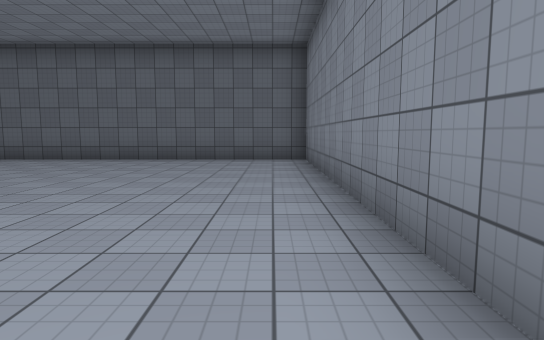
View 1 (above)

20 first-person views from a walk through a 3-D level made in the Unity game engine. The camera is 1.4 m above the floor, tilts 6° down and sees 75° across. The floor is counted in squares, 2 m on a side. Each view is taken from the middle of a square. On the plan, view 1 faces up. The plan holds only what a view shows up to about 11 squares ahead; the rest is blank. The player is left out. Surface patterns are stand-ins for the level's own textures.

View 2
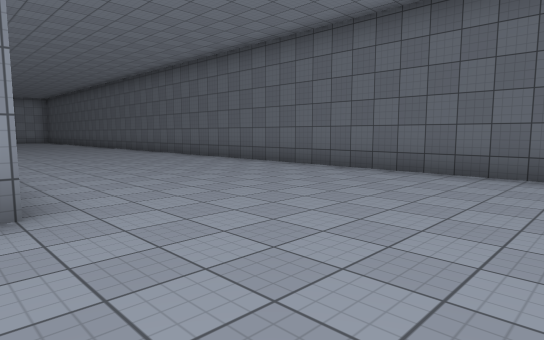

View 3
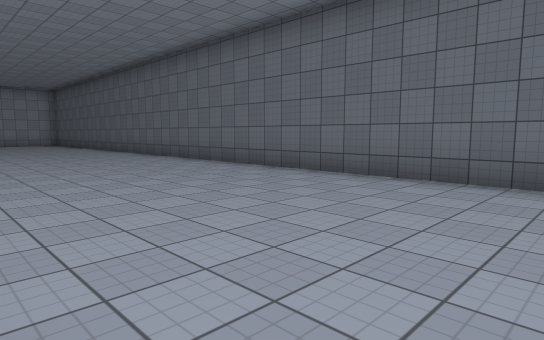

View 4
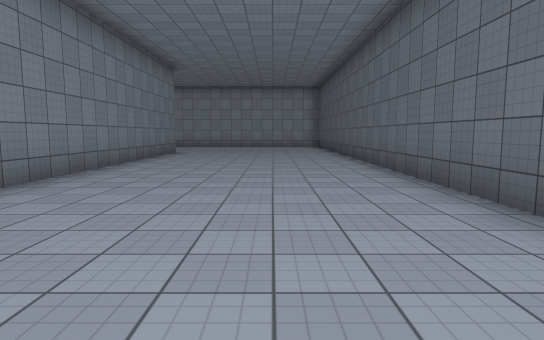

View 5
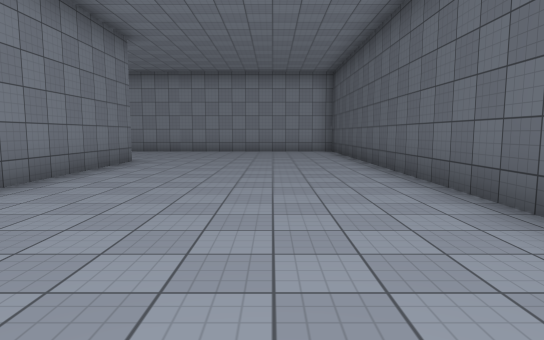

View 6
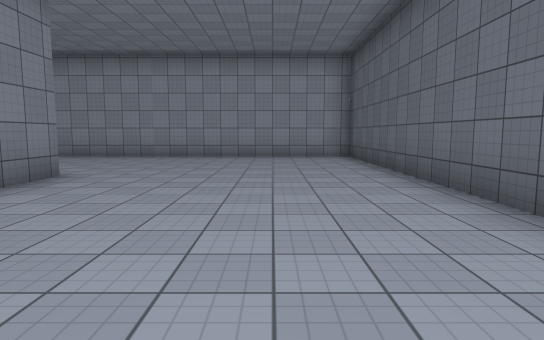

View 7
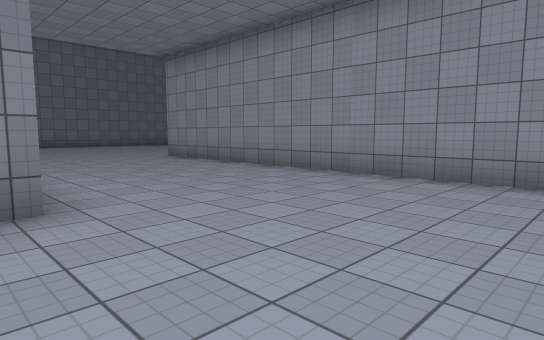

View 8
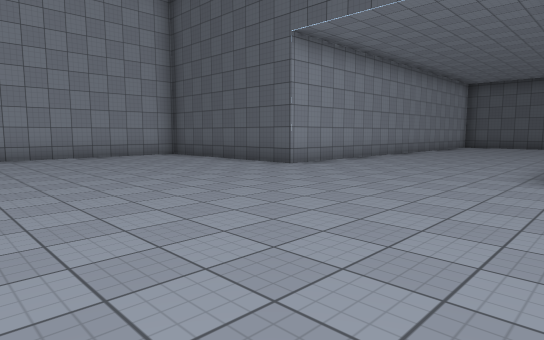

View 9
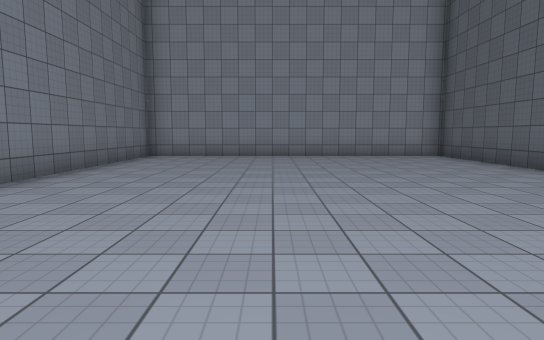

View 10
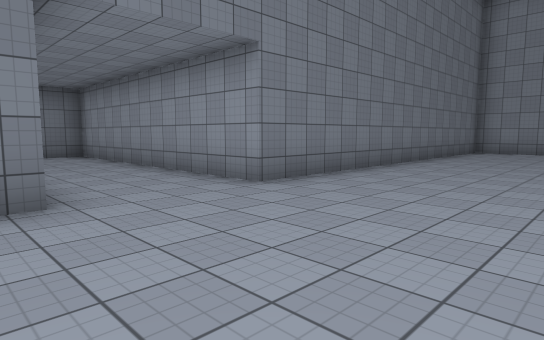

View 11
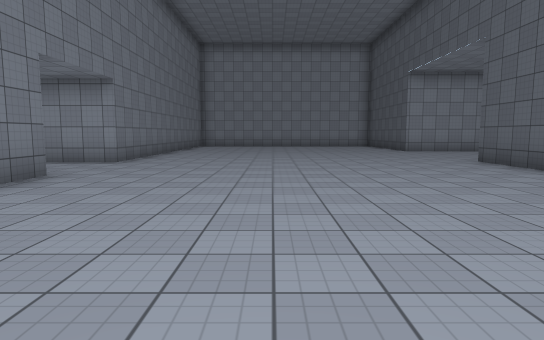

View 12
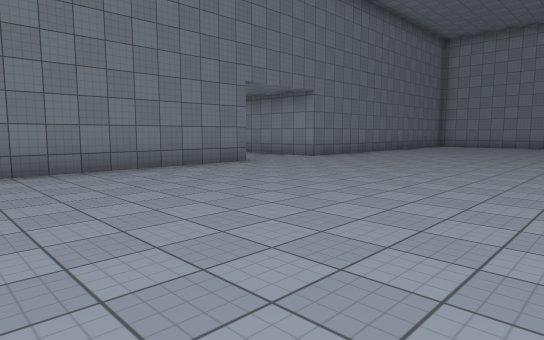

View 13
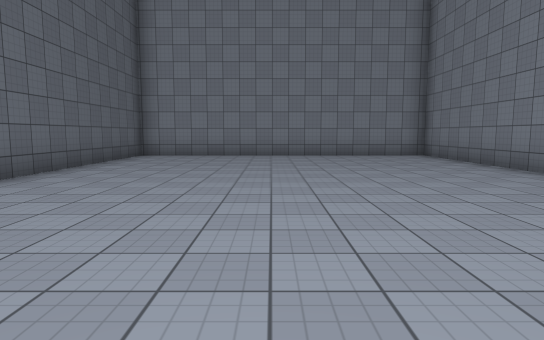

View 14
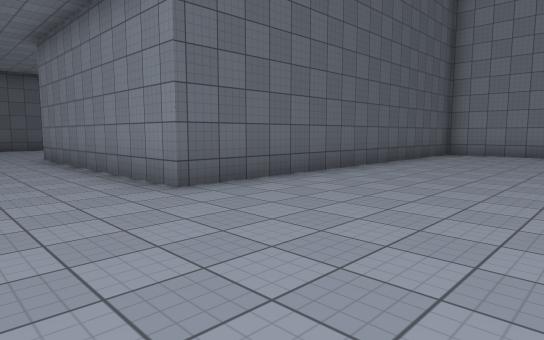

View 15
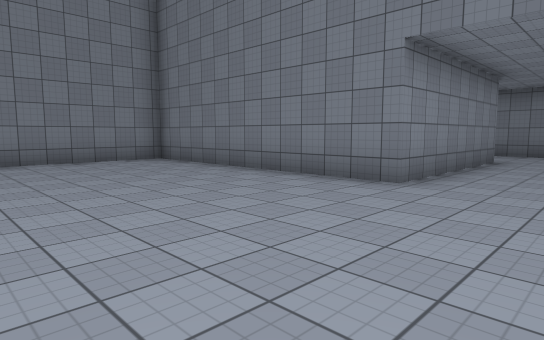

View 16
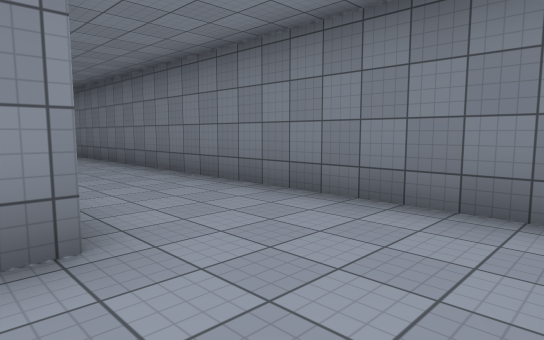

View 17
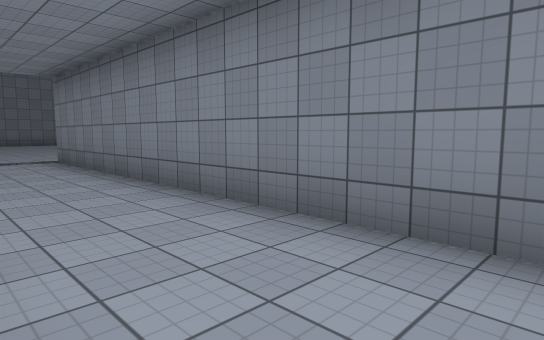

View 18
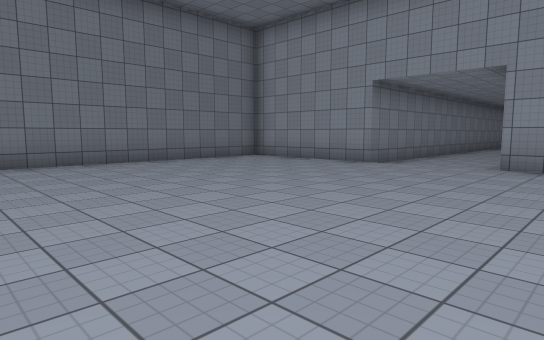

View 19
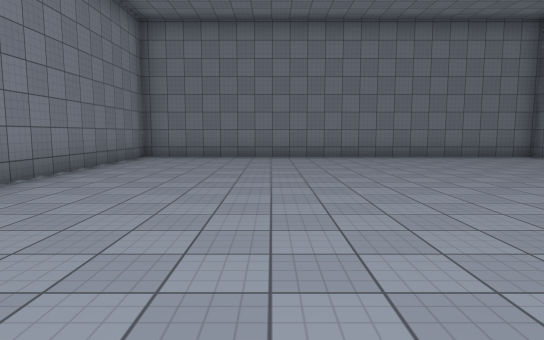

View 20
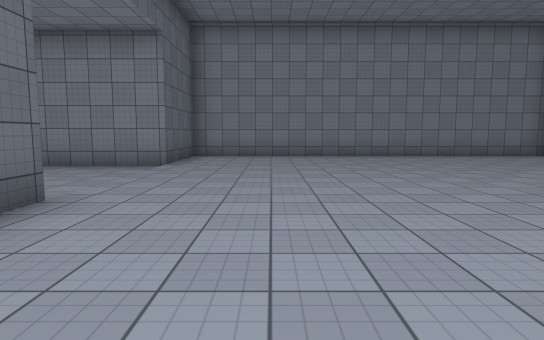

### Floor plan
Points are (right, up) in squares from view 1. A wall is a line through its corners. A room is listed if a view was taken in it or the views show most of it. See-through windows are left out.
Room 1 (views 1, 2, 3, 4, 5, 6, 7, 8, 9, 10, 11, 12, 13, 14, 15, 16, 17, 18, 19, 20)
walls: (-19.8, -13) (-19.8, -11.7) (-13, -11.7) (-13, -2.9) (-22.7, -2.9) (-22.7, 3.6) (-14.4, 3.6); (-7.6, -15.9) (-7.6, -16.8); (-19.8, -16.8) (-19.8, -14.9); (-3.2, -12.6) (-4, -12.6); (0.9, 1) (0.9, 9.3) (-27.4, 9.3) (-27.4, -2.9) (-32.7, -2.9) (-32.7, -11.7) (-22.5, -11.7) (-22.5, -19.3) (-7.6, -19.3) (-7.6, -23.3) (3.7, -23.3) (3.7, -12.6) (0.9, -12.6) (0.9, -9.9)

Positions as (right, up) in squares from view 1, and headings:
1: (0, 0), facing up
2: (0, 3), facing up-left
3: (-6, 4), facing up-left
4: (-10, 7), facing left
5: (-14, 7), facing left
6: (-17, 7), facing left
7: (-22, 7), facing down-left
8: (-22, -9), facing up-left
9: (-22, -8), facing left
10: (-19, -8), facing down-left
11: (-14, -8), facing left
12: (-14, -5), facing down-left
13: (-24, -7), facing right
14: (-25, -7), facing up-right
15: (-22, -7), facing down-right
16: (-22, -16), facing down-right
17: (-17, -17), facing down-right
18: (0, -15), facing down-left
19: (0, -13), facing down
20: (-7, -15), facing right
